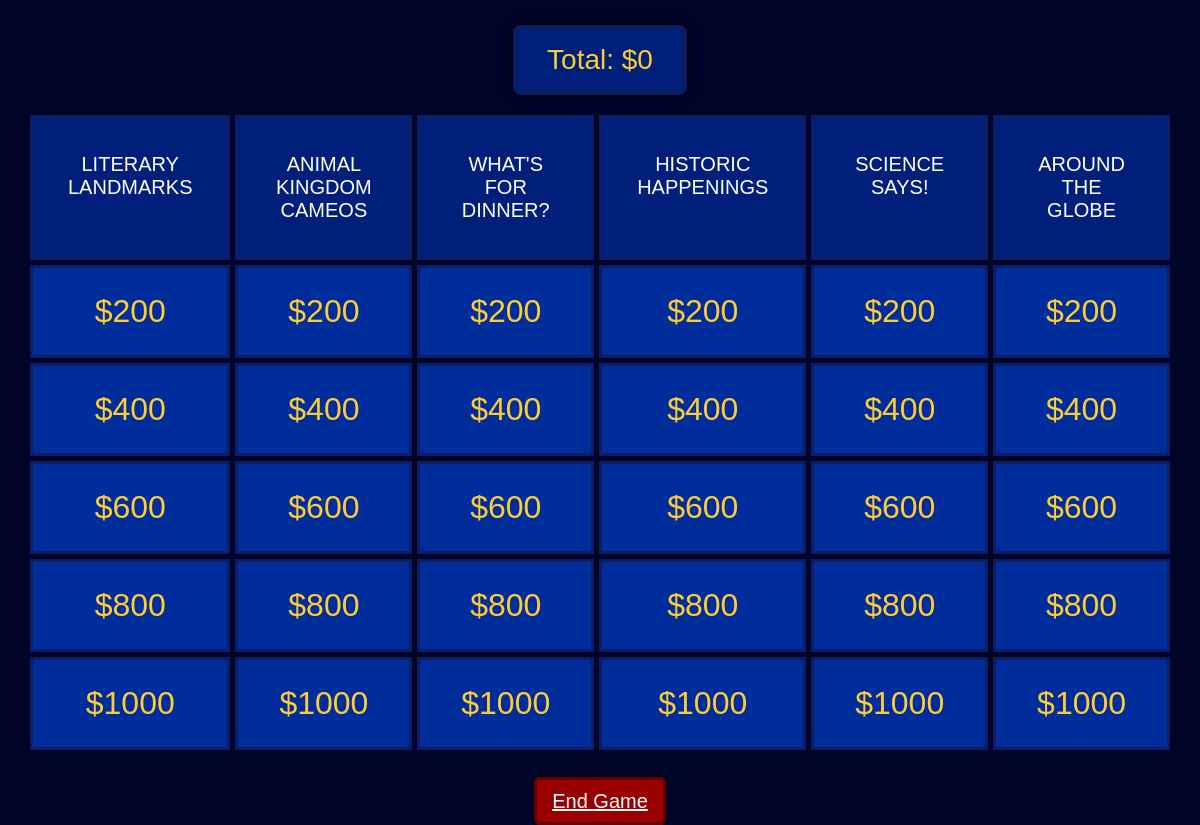
The app's page /game/41/ with its own data.
### main/models.py (models this page shows, shortened)
class Category(models.Model):
    game = models.ForeignKey(Game, on_delete=models.CASCADE, related_name='categories')
    title = models.CharField(max_length=100)
    order = models.IntegerField(default=0)  # Position on board
    class Meta:
        ordering = ['order']

### main/views.py (the view)
# urls.py: path("game/<int:game_id>/", views.game_board, name="game_board"),
def game_board(request, game_id):
    try:
        game = Game.objects.get(id=game_id)
        game_logic = JeopardyGame(game_id)
        context = {
            'game_id': game_id,
            'board_state': game_logic.get_board_state(),
            'current_score': game_logic.get_score(),
            'game_phase': game.phase,
            'values_list': [200, 400, 600, 800, 1000],
        }
        return render(request, "main/main_page.html", context)
    except Game.DoesNotExist:
        return redirect('home')

### main/game_logic.py (called while the page is built)
    def get_board_state(self) -> dict:
        categories = self.game.categories.all()
        board = {}
        for category in categories:
            board[category.title] = {
                'questions': []
            }
            for question in category.questions.all().order_by('value'):
                board[category.title]['questions'].append({
                    'value': question.value,
                    'is_answered': question.is_answered,
                    'id': question.id
                })
        return board

    def get_score(self) -> int:
        return self.game.score

### main/templates/main/main_page.html (shortened to what this page needs)
<!DOCTYPE html>
<html lang="en">
<head>
</head>
<body>
    {% csrf_token %} <div class="score-box">
        Total: ${{ current_score }}
    </div>
    <div class="board">
        {% for title, questions in board_state.items %}
        <div class="category">{{ title }}</div>
        {% endfor %}
        {% for value in values_list %}
            {% for title, data in board_state.items %}
                {% for question in data.questions %}
                    {% if question.value == value and not question.is_answered %}
                        <div
                            class="tile"
                            data-question-id="{{ question.id }}"
                            onclick="openQuestion('{{ question.id }}', '{{ question.value }}', this)"
                        >
                            ${{ value }}
                        </div>
                    {% endif %}
                {% endfor %}
            {% endfor %}
        {% endfor %}
    </div>
    <div class="bottom-end-btn">
        <a href="{% url 'home' %}" class="end-btn">End Game</a>
    </div>
</body>
</html>

### main/templates/main/main_page.html (style rules this page uses)
body { background: #000428; margin: 0; padding: 0; display: flex; flex-direction: column; justify-content: flex-start; align-items: center; height: 100vh; font-family: Arial Black, sans-serif; color: white; }
.board { width: 95%; max-width: 1200px; display: grid; grid-template-columns: repeat(6, 1fr); gap: 5px; margin-top: 20px; }
.category { background: #001f7b; border: 3px solid #0c1d63; padding: 35px; text-align: center; font-size: 20px; text-transform: uppercase; color: white; }
.tile { background: #002d9c; border: 3px solid #0c1d63; padding: 25px; font-size: 32px; text-align: center; color: #ffcc33; cursor: pointer; transition: 0.15s; }
.score-box { margin-top: 25px; background: #001f7b; border: 4px solid #0c1d63; padding: 15px 30px; font-size: 28px; color: #ffcc33; text-align: center; border-radius: 8px; box-shadow: 0px 0px 10px #000; }
.bottom-end-btn { text-align: center; margin-top: 40px; }
.end-btn { background: #990000; border: 3px solid #660000; color: white; padding: 10px 15px; font-size: 20px; cursor: pointer; font-family: Arial Black, sans-serif; border-radius: 6px; transition: 0.2s; }

### records on screen
Category: board_state "LITERARY LANDMARKS"
Category: board_state "ANIMAL KINGDOM CAMEOS"
Category: board_state "WHAT'S FOR DINNER?"
Category: board_state "HISTORIC HAPPENINGS"
Category: board_state "SCIENCE SAYS!"
Category: board_state "AROUND THE GLOBE"

### other values on screen
{{ current_score }} "0"
{{ value }} "200" "200" "200" "200" "200" "200" "400" "400" "400" "400" "400" "400" "600" "600" "600" "600" "600" "600" "800" "800" "800" "800" "800" "800" "1000" "1000" "1000" "1000" "1000" "1000"
